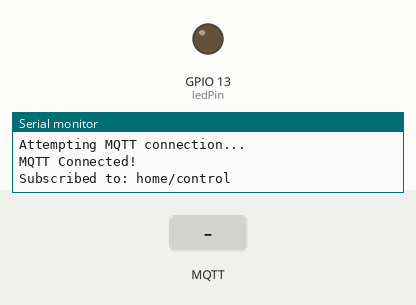
This sketch was run on a simulated ESP32. Shown: output pins drawn as LEDs (lit = HIGH), the last lines printed to the serial monitor. The test bench sets the inputs (shaded band). WiFi joins after 1.5 s; servers stay silent unless stated; no MQTT or app messages arrive unless stated.

Above: at 2.7 s.
2.8 s: MQTT message "OFF" arrives on the first subscribed topic
At 3.1 s:
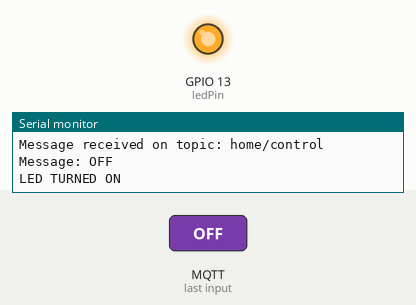
4.3 s: MQTT message "ON" arrives on the first subscribed topic
At 5.5 s:
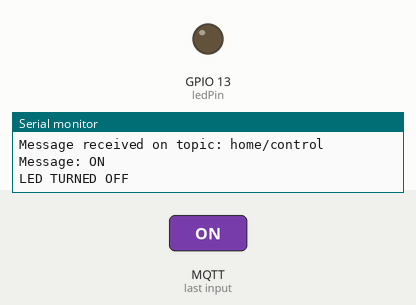
Timing chart, 0 to 7.3 s (numbered marks = the images above; inputs shaded):
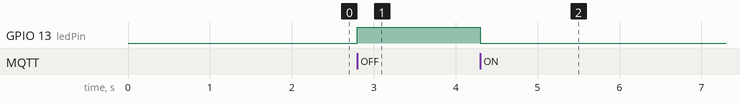

Measured:
- after the input at 2.8 s, GPIO 13 (ledPin): LOW → HIGH at once
- after the input at 4.3 s, GPIO 13 (ledPin): HIGH → LOW at once

The sketch:

esp_node.ino
```cpp
#include <WiFi.h>
#include <PubSubClient.h>


//next target : To get the status of the device irrespective of method of operation - 14/05/2026
//additional target : To use firebase for res management and also publishing the respective espID for future refernce.

/* =========================
   WIFI CONFIG
   ========================= */

const char* ssid = "3a";
const char* password = "monk1234";

/* =========================
   MQTT CONFIG
   ========================= */

const char* mqtt_server = "10.23.124.145";

/* =========================
   OBJECTS
   ========================= */

WiFiClient espClient;
PubSubClient client(espClient);

/* =========================
   HARDWARE
   ========================= */

const int ledPin = 13;

/* =========================
   WIFI SETUP
   ========================= */

void setup_wifi() {

  Serial.println();
  Serial.println("Connecting to WiFi...");

  WiFi.mode(WIFI_STA);

  WiFi.begin(ssid, password);

  while (WiFi.status() != WL_CONNECTED) {

    delay(500);

    Serial.print(".");
  }

  Serial.println();
  Serial.println("WiFi Connected!");
  Serial.print("ESP32 IP: ");
  Serial.println(WiFi.localIP());
}

/* =========================
   MQTT CALLBACK
   ========================= */

void callback(char* topic, byte* payload, unsigned int length) {

  Serial.print("Message received on topic: ");
  Serial.println(topic);

  String message = "";

  for (int i = 0; i < length; i++) {

    message += (char)payload[i];
  }

  Serial.print("Message: ");
  Serial.println(message);

  /* ---------- CONTROL LED ---------- */

  if (message == "ON") {
   digitalWrite(ledPin, LOW);

    Serial.println("LED TURNED OFF");

  }

  else if (message == "OFF") {

        digitalWrite(ledPin, HIGH);

    Serial.println("LED TURNED ON");
  }
}

/* =========================
   MQTT RECONNECT
   ========================= */

void reconnect() {

  while (!client.connected()) {

    Serial.println("Attempting MQTT connection...");

    if (client.connect("ESP32Client")) {

      Serial.println("MQTT Connected!");

      client.subscribe("home/control");

      Serial.println("Subscribed to: home/control");

    } else {

      Serial.print("Failed, rc=");
      Serial.println(client.state());

      delay(2000);
    }
  }
}

/* =========================
   SETUP
   ========================= */

void setup() {

  Serial.begin(115200);

  pinMode(ledPin, OUTPUT);

  digitalWrite(ledPin, LOW);

  setup_wifi();

  client.setServer(mqtt_server, 1883);

  client.setCallback(callback);
}

/* =========================
   LOOP
   ========================= */

void loop() {

  if (WiFi.status() != WL_CONNECTED) {

    setup_wifi();
  }

  if (!client.connected()) {

    reconnect();
  }

  client.loop();
}
```
